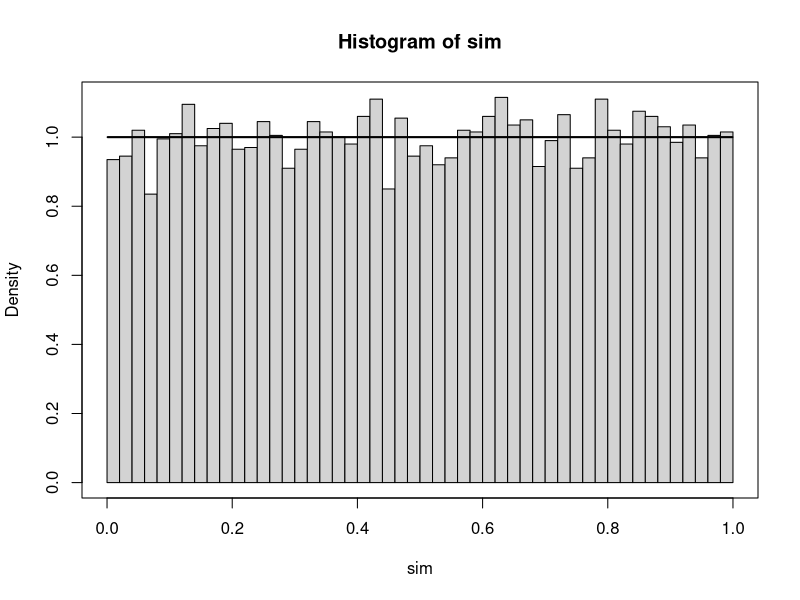
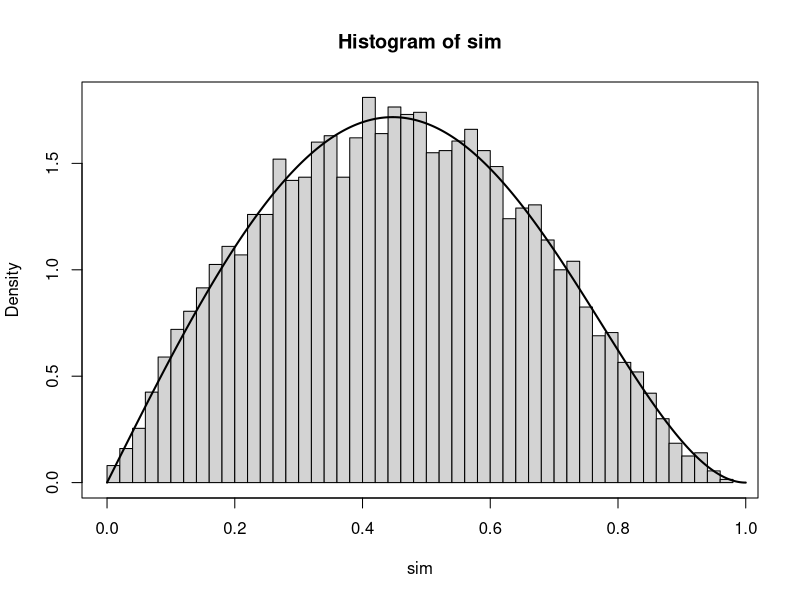
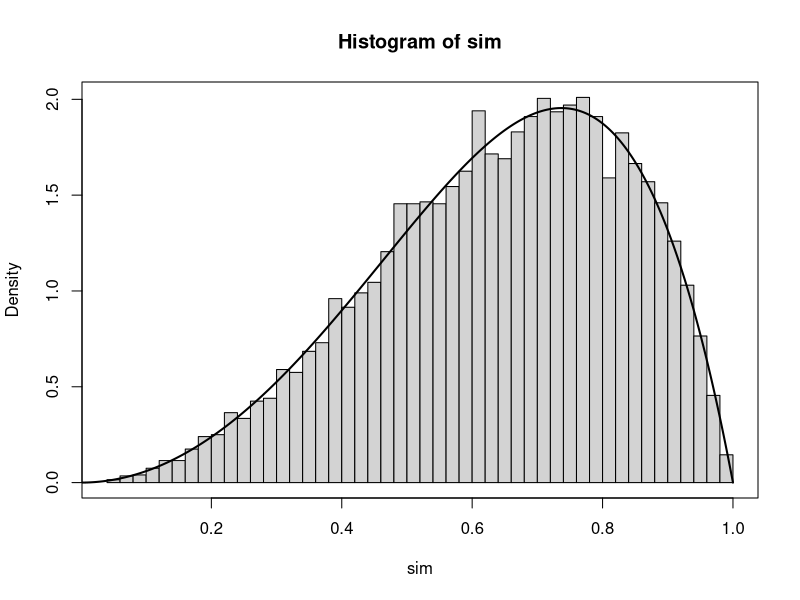
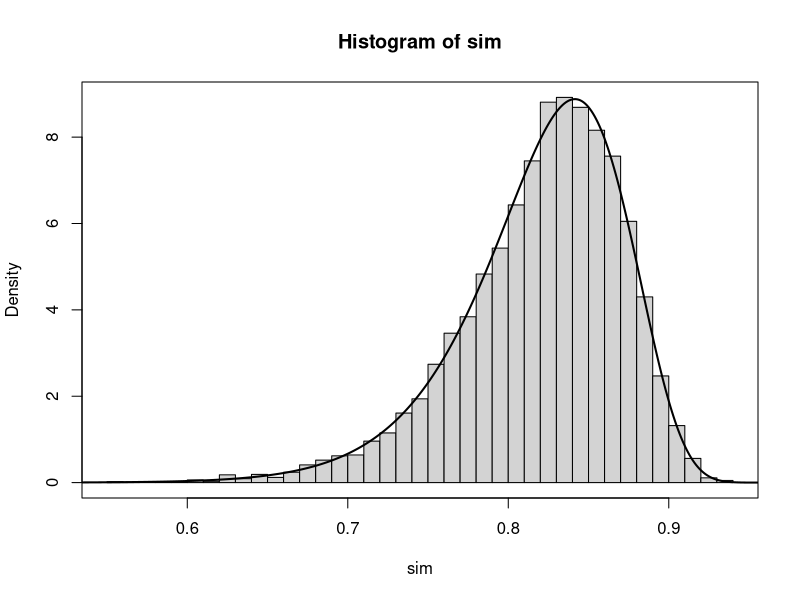
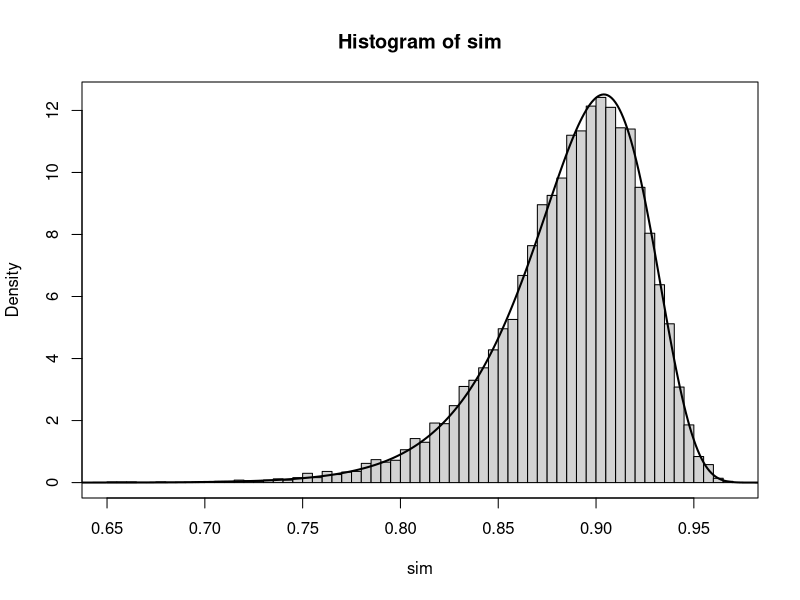
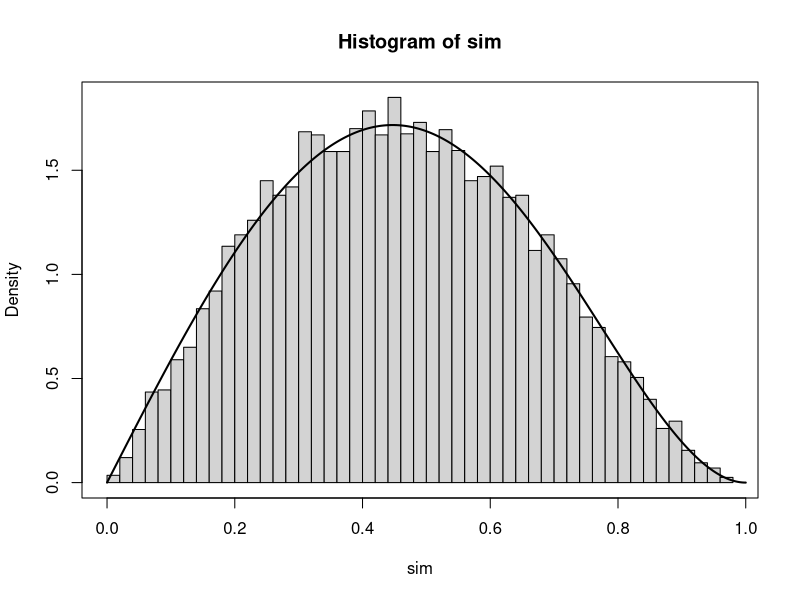
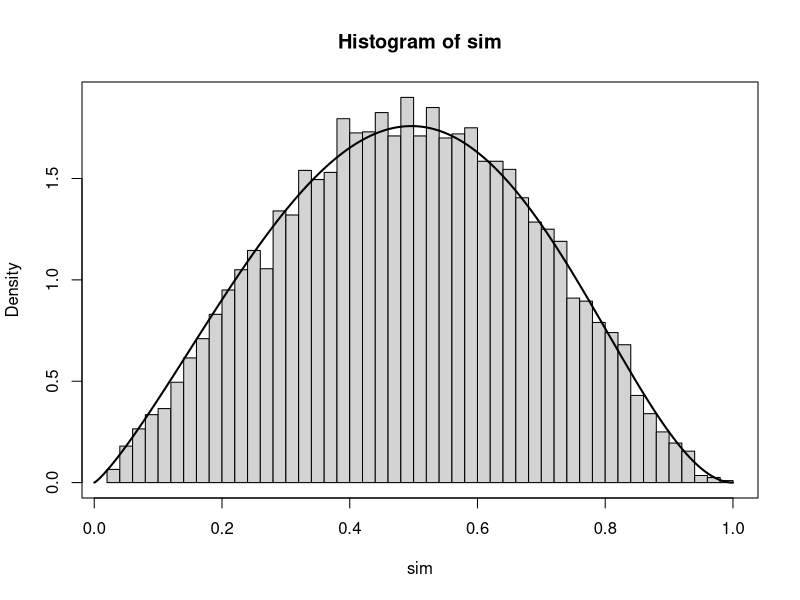

Reproduce these figures in R, in order.
## ---- chunk 1
knitr::opts_chunk$set(echo = TRUE)
## ---- chunk 2
#########################################################################################
# Parameters
#########################################################################################
# a > 0
# b > 0
# 0 < x < 1
#########################################################################################

#------------------------------------------------------------------
# PDF
#------------------------------------------------------------------

dkuma <- Vectorize(function(x,a,b,log = FALSE){
logden <-  log(a) + log(b) + (a-1)*log(x) + (b-1)*log(1-x^a)
val <- ifelse(log, logden, exp(logden)) 
return(val)
})

#------------------------------------------------------------------
# CDF
#------------------------------------------------------------------

pkuma <- Vectorize(function(q,a,b,log.p = FALSE){
  cdf <-  1 - (1-q^a)^b
  val <- ifelse(log.p, log(cdf), cdf)
  return(val)
})

#------------------------------------------------------------------
# Quantile function
#------------------------------------------------------------------

qkuma <- Vectorize(function(u,a,b){
  val <-  ( 1 - (1-u)^(1/b) )^(1/a)
  return(val)
})

#------------------------------------------------------------------
# Random number generation
#------------------------------------------------------------------

rkuma <- function(n,a,b){
  u <- runif(n)
  val <-  ( 1 - (1-u)^(1/b) )^(1/a)
  return(val)
}


#------------------------------------------------------------------
# Moments of order n of the Kumaraswamy(a,b) distribution
#------------------------------------------------------------------
mn <- function(a,b,n){
  log.num <- log(b) + lgamma(1 + n/a) + lgamma(b)
  log.den <- lgamma(1 + b + n/a)
  return(exp(log.num-log.den))
}



##############################################
# Examples
##############################################
a0 <- 1
b0 <- 1

sim <- rkuma(n=10000, a0, b0)
tempf <- Vectorize(function(x) dkuma(x,a0,b0))
hist(sim, breaks = 50, probability = T)
curve(tempf,0,1,n=1000, add= T, lwd = 2)
box()


#----------------------
a0 <- 2
b0 <- 3
#----------------------
sim <- rkuma(n=10000, a0, b0)
tempf <- Vectorize(function(x) dkuma(x,a0,b0))
hist(sim, breaks = 50, probability = T)
curve(tempf,0,1,n=1000, add= T, lwd = 2)
box()


#----------------------
a0 <- 3
b0 <- 2
#----------------------
sim <- rkuma(n=10000, a0, b0)
tempf <- Vectorize(function(x) dkuma(x,a0,b0))
hist(sim, breaks = 50, probability = T)
curve(tempf,0,1,n=1000, add= T, lwd = 2)
box()



#----------------------
a0 <- 20
b0 <- 30
#----------------------
sim <- rkuma(n=10000, a0, b0)
tempf <- Vectorize(function(x) dkuma(x,a0,b0))
hist(sim, breaks = 50, probability = T)
curve(tempf,0,1,n=1000, add= T, lwd = 2)
box()


#----------------------
a0 <- 30
b0 <- 20
#----------------------
sim <- rkuma(n=10000, a0, b0)
tempf <- Vectorize(function(x) dkuma(x,a0,b0))
hist(sim, breaks = 50, probability = T)
curve(tempf,0,1,n=1000, add= T, lwd = 2)
box()



#----------------------
a0 <- 2
b0 <- 3
#----------------------
sim <- rkuma(n=10000, a0, b0)
tempf <- Vectorize(function(x) dkuma(x,a0,b0))
hist(sim, breaks = 50, probability = T)
curve(tempf,0,1,n=1000, add= T, lwd = 2)
box()


#----------------------
a0 <- 2.2
b0 <- 3
#----------------------
sim <- rkuma(n=10000, a0, b0)
tempf <- Vectorize(function(x) dkuma(x,a0,b0))
hist(sim, breaks = 50, probability = T)
curve(tempf,0,1,n=1000, add= T, lwd = 2)
box()
